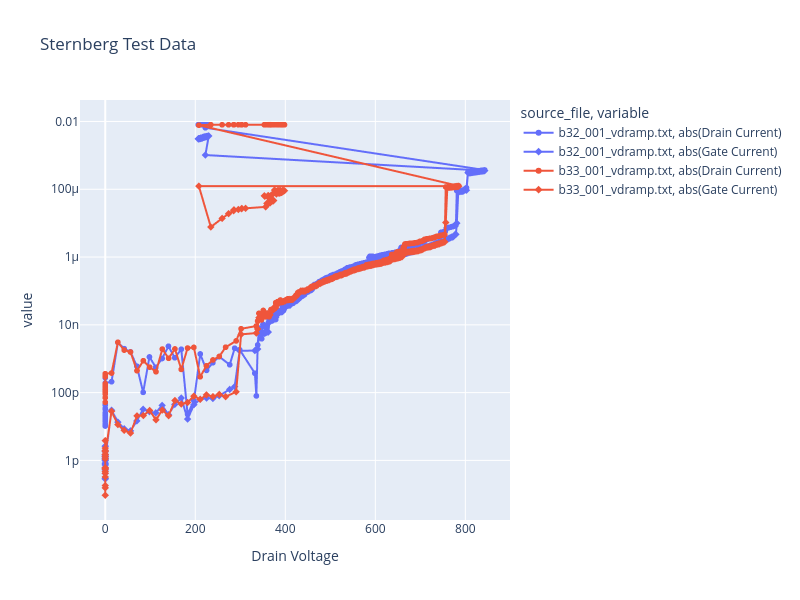

Here is the notebook cell this chart was saved with:
### Markdown cell above
## Sternberg Data

### Code cell
## Sternberg Data

# Ignore some of the file containing certain keywords, and plot the rest. For example, if the file name contains "_vdramp", we can assume it's Sternberg data and plot it separately.
ignore_keywords = ["dummy", "friday"]  # Add more keywords as needed

sternberg_df = df[df["source_file"].str.contains("_vdramp", case=False, na=False)]

if sternberg_df.empty:
    print("No Sternberg data found in the DataFrame.")
else:
    fig_sternberg = px.line(
        sternberg_df,
        x="Drain Voltage",
        y=["abs(Drain Current)", "abs(Gate Current)"],
        color="source_file",
        markers=True,
        symbol="variable",
        title="Sternberg Test Data",
    )

    fig_sternberg.update_layout(
        width=800,
        height=600,
        yaxis_type="log",  # Logarithmic scale for current to better visualize low currents
    )
    fig_sternberg.show()

### Figure 1 — Plotly figure (JSON) as saved in the notebook; plotly's stock layout.template omitted (floating-point values rounded to 4 significant figures; data arrays with more than 128 entries replaced by an {"elided": "..."} marker saying what was removed)
{"data": [{"hovertemplate": "source_file=b32_001_vdramp.txt<br>variable=abs(Drain Current)<br>Drain Voltage=%{x}<br>value=%{y}<extra></extra>", "legendgroup": "b32_001_vdramp.txt, abs(Drain Current)", "line": {"color": "#636efa", "dash": "solid"}, "marker": {"symbol": "circle"}, "mode": "lines+markers", "name": "b32_001_vdramp.txt, abs(Drain Current)", "showlegend": true, "type": "scattergl", "x": {"elided": "337 float values"}, "xaxis": "x", "y": {"elided": "337 float values"}, "yaxis": "y"}, {"hovertemplate": "source_file=b32_001_vdramp.txt<br>variable=abs(Gate Current)<br>Drain Voltage=%{x}<br>value=%{y}<extra></extra>", "legendgroup": "b32_001_vdramp.txt, abs(Gate Current)", "line": {"color": "#636efa", "dash": "solid"}, "marker": {"symbol": "diamond"}, "mode": "lines+markers", "name": "b32_001_vdramp.txt, abs(Gate Current)", "showlegend": true, "type": "scattergl", "x": {"elided": "337 float values"}, "xaxis": "x", "y": {"elided": "337 float values"}, "yaxis": "y"}, {"hovertemplate": "source_file=b33_001_vdramp.txt<br>variable=abs(Drain Current)<br>Drain Voltage=%{x}<br>value=%{y}<extra></extra>", "legendgroup": "b33_001_vdramp.txt, abs(Drain Current)", "line": {"color": "#EF553B", "dash": "solid"}, "marker": {"symbol": "circle"}, "mode": "lines+markers", "name": "b33_001_vdramp.txt, abs(Drain Current)", "showlegend": true, "type": "scattergl", "x": {"elided": "325 float values"}, "xaxis": "x", "y": {"elided": "325 float values"}, "yaxis": "y"}, {"hovertemplate": "source_file=b33_001_vdramp.txt<br>variable=abs(Gate Current)<br>Drain Voltage=%{x}<br>value=%{y}<extra></extra>", "legendgroup": "b33_001_vdramp.txt, abs(Gate Current)", "line": {"color": "#EF553B", "dash": "solid"}, "marker": {"symbol": "diamond"}, "mode": "lines+markers", "name": "b33_001_vdramp.txt, abs(Gate Current)", "showlegend": true, "type": "scattergl", "x": {"elided": "325 float values"}, "xaxis": "x", "y": {"elided": "325 float values"}, "yaxis": "y"}], "layout": {"height": 600, "legend": {"title": {"text": "source_file, variable"}, "tracegroupgap": 0}, "title": {"text": "Sternberg Test Data"}, "width": 800, "xaxis": {"anchor": "y", "domain": [0, 1], "title": {"text": "Drain Voltage"}}, "yaxis": {"anchor": "x", "domain": [0, 1], "title": {"text": "value"}, "type": "log"}}}
